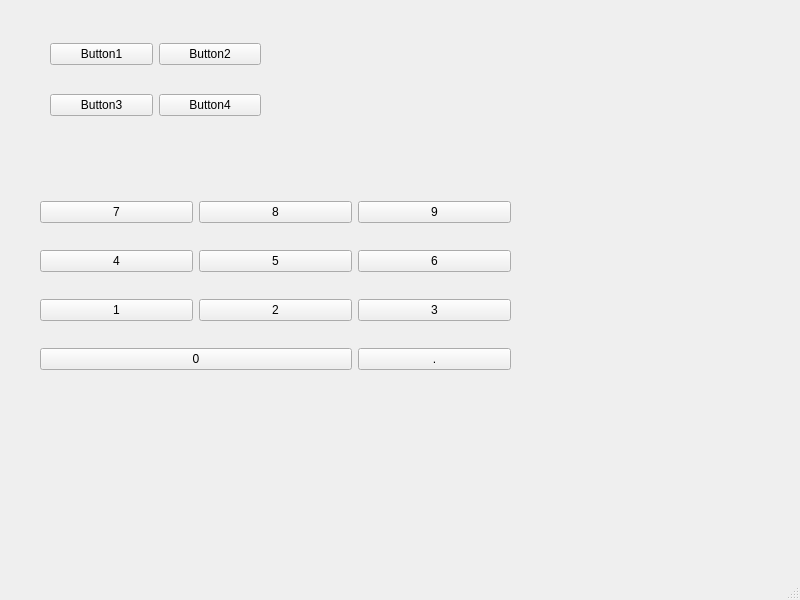
<?xml version="1.0" encoding="UTF-8"?>
<ui version="4.0">
 <class>MainWindow</class>
 <widget class="QMainWindow" name="MainWindow">
  <property name="geometry">
   <rect>
    <x>0</x>
    <y>0</y>
    <width>800</width>
    <height>600</height>
   </rect>
  </property>
  <property name="windowTitle">
   <string>MainWindow</string>
  </property>
  <widget class="QWidget" name="centralwidget">
   <widget class="QWidget" name="">
    <property name="geometry">
     <rect>
      <x>50</x>
      <y>20</y>
      <width>211</width>
      <height>121</height>
     </rect>
    </property>
    <layout class="QGridLayout" name="gridLayout">
     <item row="0" column="0">
      <widget class="QPushButton" name="pushButton">
       <property name="text">
        <string>Button1</string>
       </property>
      </widget>
     </item>
     <item row="0" column="1">
      <widget class="QPushButton" name="pushButton_2">
       <property name="text">
        <string>Button2</string>
       </property>
      </widget>
     </item>
     <item row="1" column="0">
      <widget class="QPushButton" name="pushButton_3">
       <property name="text">
        <string>Button3</string>
       </property>
      </widget>
     </item>
     <item row="1" column="1">
      <widget class="QPushButton" name="pushButton_4">
       <property name="text">
        <string>Button4</string>
       </property>
      </widget>
     </item>
    </layout>
   </widget>
   <widget class="QWidget" name="">
    <property name="geometry">
     <rect>
      <x>40</x>
      <y>180</y>
      <width>471</width>
      <height>211</height>
     </rect>
    </property>
    <layout class="QGridLayout" name="gridLayout_2">
     <item row="0" column="0">
      <widget class="QPushButton" name="pushButton_5">
       <property name="text">
        <string>7</string>
       </property>
      </widget>
     </item>
     <item row="2" column="1">
      <widget class="QPushButton" name="pushButton_7">
       <property name="text">
        <string>2</string>
       </property>
      </widget>
     </item>
     <item row="0" column="1">
      <widget class="QPushButton" name="pushButton_13">
       <property name="text">
        <string>8</string>
       </property>
      </widget>
     </item>
     <item row="1" column="1">
      <widget class="QPushButton" name="pushButton_10">
       <property name="text">
        <string>5</string>
       </property>
      </widget>
     </item>
     <item row="0" column="2">
      <widget class="QPushButton" name="pushButton_12">
       <property name="text">
        <string>9</string>
       </property>
      </widget>
     </item>
     <item row="3" column="0" colspan="2">
      <widget class="QPushButton" name="pushButton_14">
       <property name="text">
        <string>0</string>
       </property>
      </widget>
     </item>
     <item row="2" column="2">
      <widget class="QPushButton" name="pushButton_6">
       <property name="text">
        <string>3</string>
       </property>
      </widget>
     </item>
     <item row="1" column="0">
      <widget class="QPushButton" name="pushButton_11">
       <property name="text">
        <string>4</string>
       </property>
      </widget>
     </item>
     <item row="3" column="2">
      <widget class="QPushButton" name="pushButton_15">
       <property name="text">
        <string>.</string>
       </property>
      </widget>
     </item>
     <item row="2" column="0">
      <widget class="QPushButton" name="pushButton_8">
       <property name="text">
        <string>1</string>
       </property>
      </widget>
     </item>
     <item row="1" column="2">
      <widget class="QPushButton" name="pushButton_9">
       <property name="text">
        <string>6</string>
       </property>
      </widget>
     </item>
    </layout>
   </widget>
  </widget>
  <widget class="QMenuBar" name="menubar">
   <property name="geometry">
    <rect>
     <x>0</x>
     <y>0</y>
     <width>800</width>
     <height>26</height>
    </rect>
   </property>
  </widget>
  <widget class="QStatusBar" name="statusbar"/>
 </widget>
 <resources/>
 <connections/>
</ui>
